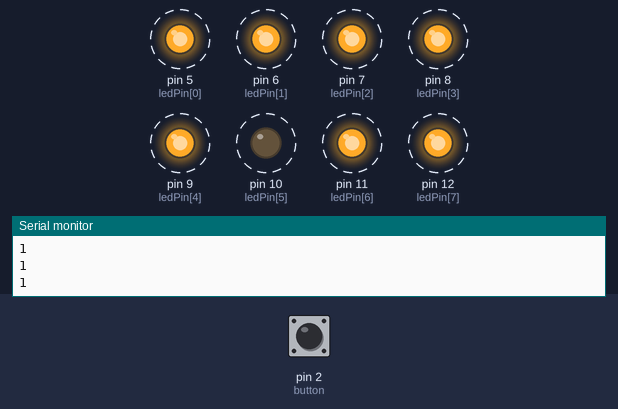
Bench run of a sketch on a simulated Arduino Uno, built with avr-gcc and run on an emulated ATmega328P. Shown: output pins drawn as LEDs (lit = HIGH), the last lines printed to the serial monitor. Dashed ring = blinking. The test bench sets the inputs (shaded band); at power-on: pin 2 (button) HIGH.

Above: at 1.31 s.
1.8 s: pin 2 (button) pulled LOW for 3.2 s
At 5.84 s:
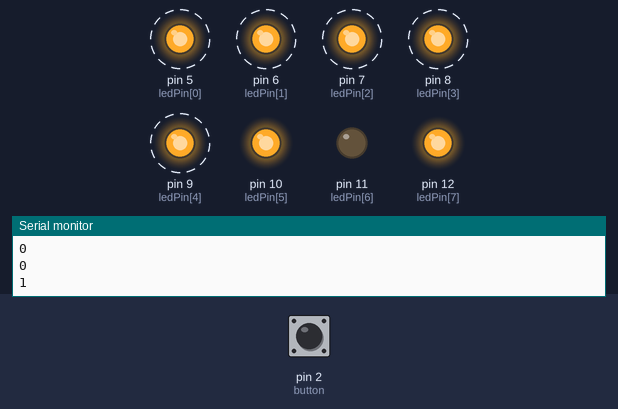
At 6.39 s:
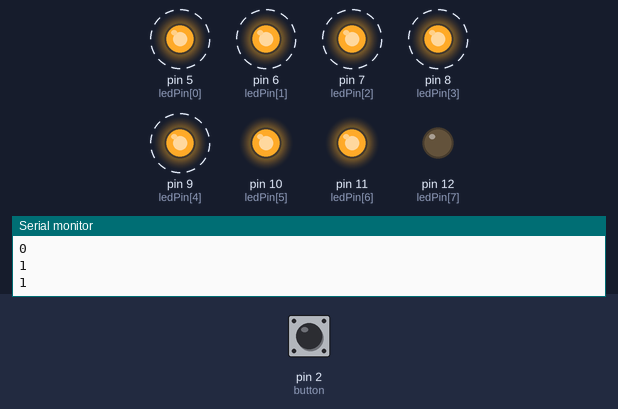
Timing chart, 0 to 12.5 s (numbered marks = the images above; inputs shaded):
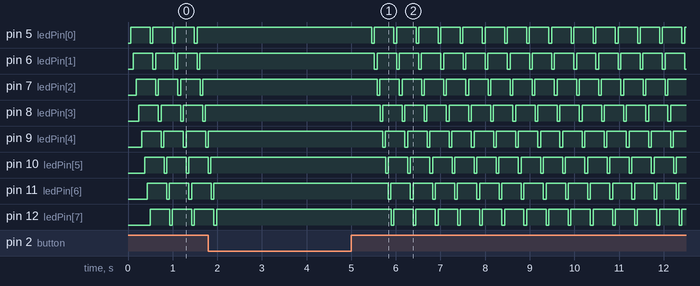

The sketch:

approchlight.ino
```cpp
int ledPin[] = {5,6,7,8,9,10,11,12};
#define button 2


void setup() {
  // put your setup code here, to run once:
  Serial.begin(9600);
  for (int i = 0; i<=7; i++){
    pinMode(ledPin[i], OUTPUT);
  }
  pinMode(button, INPUT_PULLUP);

}

void loop() {
  int sensor = digitalRead(button);
  Serial.println(sensor);


  // put your main code here, to run repeatedly:
  if(sensor == HIGH){
    for (int i = 0; i<=7; i++){
      pinMode(ledPin[i], HIGH);
      }

    } else {
    for (int i = 0; i<=7; i++){
      pinMode(ledPin[i], LOW);
      }
    }

    for (int i = 0; i<=7; i++){
      digitalWrite(ledPin[i], LOW);
      delay(60);
      digitalWrite(ledPin[i], HIGH);
      delay(2);
    }

}
```

Measured:
- by itself, pin 10 (ledPin[5]): repeats every 0.50 s: LOW 0.06 s, HIGH 0.44 s
